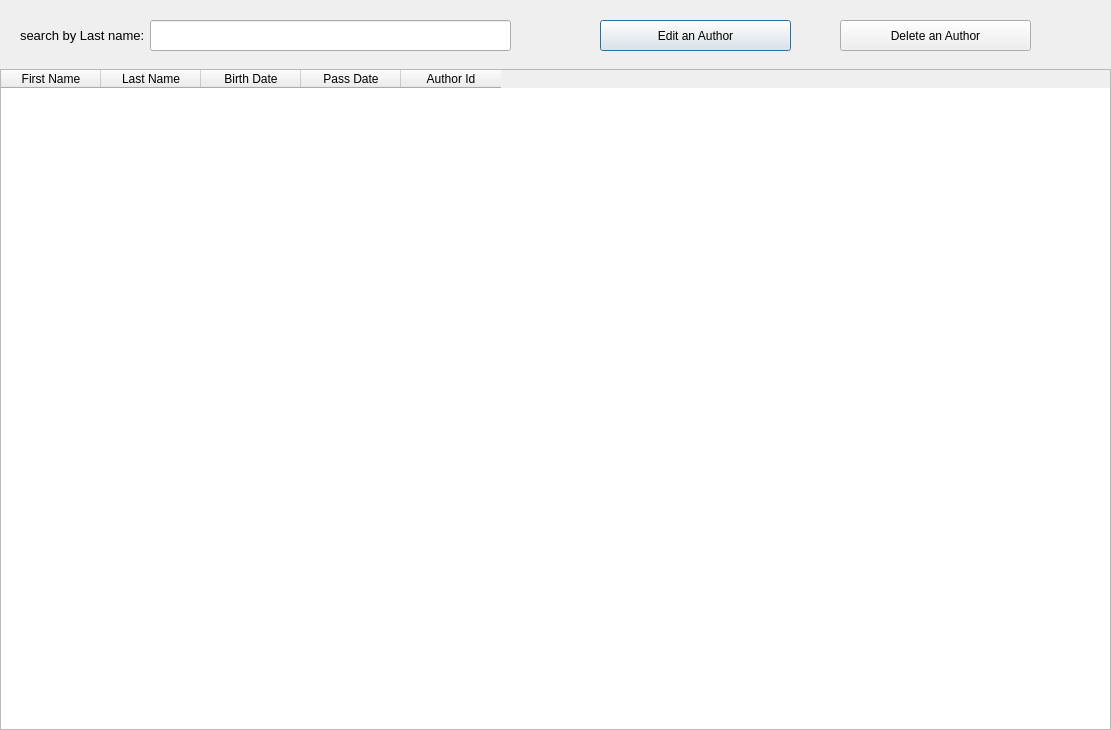
<?xml version="1.0" encoding="UTF-8"?>
<ui version="4.0">
 <class>users</class>
 <widget class="QDialog" name="users">
  <property name="geometry">
   <rect>
    <x>0</x>
    <y>0</y>
    <width>1111</width>
    <height>730</height>
   </rect>
  </property>
  <property name="windowTitle">
   <string>Authors</string>
  </property>
  <widget class="QTableWidget" name="tableAuthors">
   <property name="geometry">
    <rect>
     <x>0</x>
     <y>69</y>
     <width>1111</width>
     <height>661</height>
    </rect>
   </property>
   <column>
    <property name="text">
     <string>First Name</string>
    </property>
   </column>
   <column>
    <property name="text">
     <string>Last Name</string>
    </property>
   </column>
   <column>
    <property name="text">
     <string>Birth Date</string>
    </property>
   </column>
   <column>
    <property name="text">
     <string>Pass Date</string>
    </property>
   </column>
   <column>
    <property name="text">
     <string>Author Id</string>
    </property>
   </column>
  </widget>
  <widget class="QLineEdit" name="lastNameTxt">
   <property name="geometry">
    <rect>
     <x>150</x>
     <y>20</y>
     <width>361</width>
     <height>31</height>
    </rect>
   </property>
  </widget>
  <widget class="QLabel" name="label">
   <property name="geometry">
    <rect>
     <x>20</x>
     <y>20</y>
     <width>151</width>
     <height>31</height>
    </rect>
   </property>
   <property name="font">
    <font>
     <pointsize>10</pointsize>
    </font>
   </property>
   <property name="text">
    <string>search by Last name:</string>
   </property>
  </widget>
  <widget class="QPushButton" name="authorEditBtn">
   <property name="geometry">
    <rect>
     <x>600</x>
     <y>20</y>
     <width>191</width>
     <height>31</height>
    </rect>
   </property>
   <property name="text">
    <string>Edit an Author</string>
   </property>
   <property name="icon">
    <iconset>
     <normaloff>images/2 (4).png</normaloff>images/2 (4).png</iconset>
   </property>
  </widget>
  <widget class="QPushButton" name="authorDeleteBtn">
   <property name="geometry">
    <rect>
     <x>840</x>
     <y>20</y>
     <width>191</width>
     <height>31</height>
    </rect>
   </property>
   <property name="text">
    <string>Delete an Author</string>
   </property>
   <property name="icon">
    <iconset>
     <normaloff>images/2 (3).png</normaloff>images/2 (3).png</iconset>
   </property>
  </widget>
 </widget>
 <resources/>
 <connections/>
</ui>
